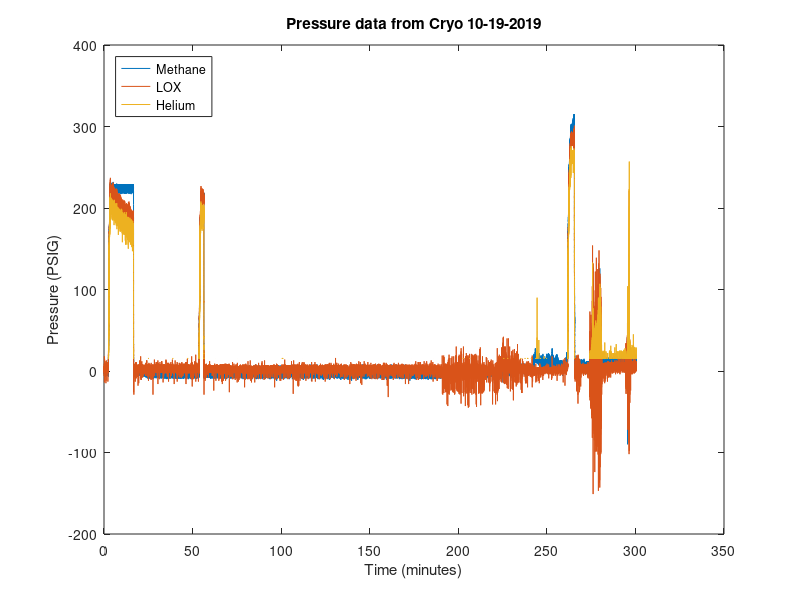

MATLAB code to generate this figure:
close all;
clear all;

load("Data_14.mat");
timestampMinutes = (Timestamp / 1000) / 60;

% Chamber PT was unused for this test
plot(timestampMinutes, Methane, timestampMinutes, LOX, timestampMinutes, Helium);

xlabel("Time (minutes)");
ylabel("Pressure (PSIG)");
legend("Methane", "LOX", "Helium", "Location", "Northwest");
title("Pressure data from Cryo 10-19-2019");
